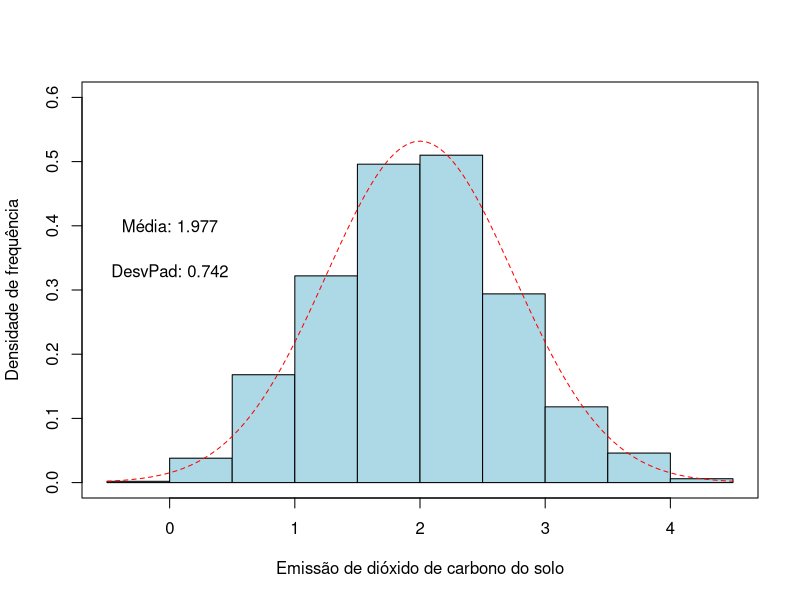

Here is the R script that generated this plot:
## ---- chunk 1
x <- rnorm(1000, 2, 0.75)
hist(x, col = "lightblue", main="",
     xlab = "Emissão de dióxido de carbono do solo",
     ylab = "Densidade de frequência",
     probability = TRUE, ylim=c(0, 0.60))
box()
curve(dnorm(x,2, 0.75), add=TRUE, col="red", lty=2)
text(0,0.4,paste0("Média: ",round(mean(x),3)))
text(0,0.33,paste0("DesvPad: ",round(sd(x),3)))
